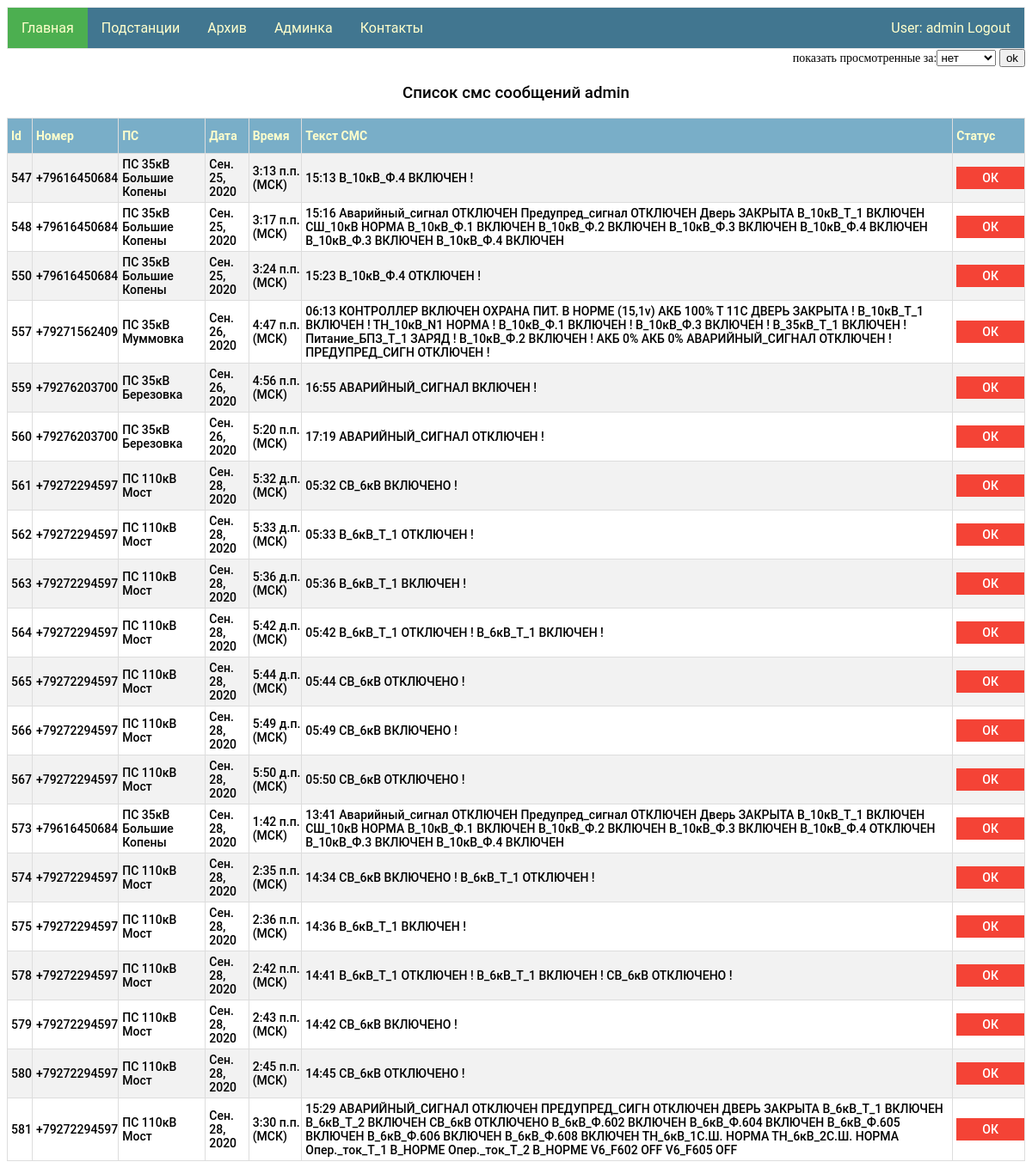
The app's page / (signed in), older data.
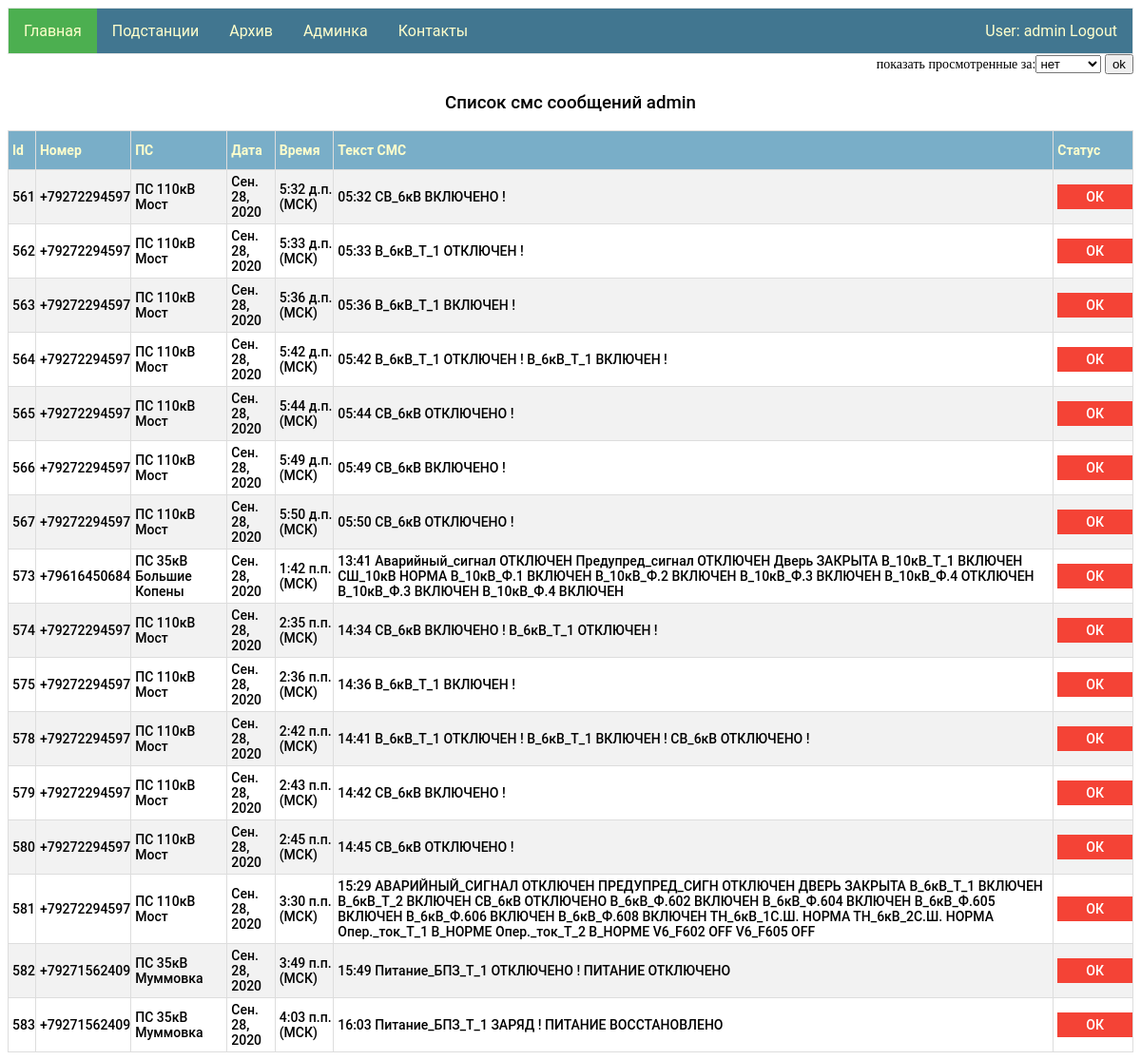
The same page, newer data.
### my_app/models.py (models this page shows)
class Viewed_messages(models.Model):
    id_SMS = models.ForeignKey(Sms_message, on_delete = models.CASCADE)
    user = models.ForeignKey(User, on_delete=models.CASCADE)
    status_view = models.BooleanField()
    datetime_view = models.DateTimeField(null=True, blank=True)
    sms_notification = models.BooleanField()

class Sms_message(models.Model):
    number = models.CharField(max_length=12)
    date = models.DateField()
    time = models.TimeField()
    text_sms = models.TextField()
    ps = models.ForeignKey(Ps, on_delete=models.CASCADE)

class Ps(models.Model):
    name = models.CharField(max_length=100, primary_key=True)
    tel_number = models.CharField(max_length=12)
    res = models.ForeignKey(Group, on_delete=models.CASCADE)

### my_app/views.py (the view)
# urls.py: path('', views.index,),
@login_required
def index(request):
    toolView = ToolForView()
    choice = ChoiceForm()
    try:
        selected_interval = request.session['choice_status']
    except KeyError:
        selected_interval = request.session['choice_status'] = 'False'
    if request.POST:
        selected_interval = request.session['choice_status'] = request.POST['choice']
    user_name = request.user.username
    time_zone = " (МСК)"
    messages = toolView.check_view(user_name, selected_interval)
    data = {"messages": messages, "username": user_name, "time_zone": time_zone, 'choiceForm': choice,}
    return render(request, "index.html", context=data)

### my_app/form.py
class ChoiceForm(forms.Form):
   INTERVAL_CHOICES = (
      (False, "нет"),
      (1, "сутки"),
      (7, "неделю"),
      (30, "месяц"),
   )
   choice = forms.ChoiceField(choices=INTERVAL_CHOICES, label="показать просмотренные за")

### tm_project_django/clases/classes_for_view/classes_for_view.py (called while the page is built)
    def check_view(self, user_name, selected_interval):
        if selected_interval != 'False':
            delta = datetime.now() - timedelta(days=int(selected_interval))
            return Viewed_messages.objects.filter(user__username=user_name, status_view=True, id_SMS__date__gte=delta)
        else:
            return Viewed_messages.objects.filter(user__username=user_name, status_view=False)

### my_app/templates/index.html (shortened to what this page needs)
{% extends "base.html" %}
{% block li1 %}<a class="active" href="/">Главная</a>{% endblock li1 %}
{% block logic1 %}
<form class="left" method="POST">
        {{choiceForm}}
        <input type="submit" value="ok">
    </form>
<div id="display">
{% if messages.count > 0 %}
    <h3>Список смс сообщений {{username}}</h3>
    <table id ="customers">
        <tr><th>Id</th><th>Номер</th><th>ПС</th><th>Дата</th><th>Время</th><th>Текст СМС</th><th>Статус</th></tr>
         {% for  message in messages %}
        <tr>
            <td >{{ message.id_SMS.id }}</td>
            <td>{{ message.id_SMS.number }}</td>
            <td>{{ message.id_SMS.ps.name }}</td>
            <td>{{ message.id_SMS.date }}</td>
            <td>{{ message.id_SMS.time }}{{time_zone}}</td>
            <td>{{ message.id_SMS.text_sms }}</td>
            <td>
                {% if message.status_view %}
                <img src="/static/admin/img/icon-yes.svg" alt="True">
                {% else %}
                <a id="para1" href="view_sms/{{message.id}}">ОК</a>
                {% endif %}
            </td>
        </tr>
    {% endfor %}
    </table>
    {% else %}
     <h3>Нет новых смс сообщений {{username}}</h3>
    {% endif %}
</div>
{% endblock logic1 %}

Row changes from the older to the newer data that the page shows:
no longer on this page (row edited): Viewed_messages: id_SMS.id "547", id_SMS.number "+79616450684", id_SMS.ps.name "ПС 35кВ Большие Копены", id_SMS "Сен. 25, 2020", id_SMS.time "3:13 п.п.", time_zone "(МСК)", id_SMS.text_sms "15:13 В_10кВ_Ф.4 ВКЛЮЧЕН !"
removed Viewed_messages: id_SMS.id "548", id_SMS.number "+79616450684", id_SMS.ps.name "ПС 35кВ Большие Копены", id_SMS "Сен. 25, 2020", id_SMS.time "3:17 п.п.", time_zone "(МСК)", id_SMS.text_sms "15:16 Аварийный_сигнал ОТКЛЮЧЕН Предупред_сигнал ОТКЛЮЧЕН Дверь ЗАКРЫТА В_10кВ_Т_1 ВКЛЮЧЕН СШ_10кВ НОРМА В_10кВ_Ф.1 ВКЛЮЧЕН В_10кВ_Ф.2 ВКЛЮЧЕН В_10кВ_Ф.3 ВКЛЮЧЕН В_10кВ_Ф.4 ВКЛЮЧЕН В_10кВ_Ф.3 ВКЛЮЧЕН В_10кВ_Ф.4 ВКЛЮЧЕН"
no longer on this page (row edited): Viewed_messages: id_SMS.id "550", id_SMS.number "+79616450684", id_SMS.ps.name "ПС 35кВ Большие Копены", id_SMS "Сен. 25, 2020", id_SMS.time "3:24 п.п.", time_zone "(МСК)", id_SMS.text_sms "15:23 В_10кВ_Ф.4 ОТКЛЮЧЕН !"
no longer on this page (row edited): Viewed_messages: id_SMS.id "557", id_SMS.number "+79271562409", id_SMS.ps.name "ПС 35кВ Муммовка", id_SMS "Сен. 26, 2020", id_SMS.time "4:47 п.п.", time_zone "(МСК)", id_SMS.text_sms "06:13 КОНТРОЛЛЕР ВКЛЮЧЕН ОХРАНА ПИТ. В НОРМЕ (15,1v) АКБ 100% Т 11C ДВЕРЬ ЗАКРЫТА ! В_10кВ_Т_1 ВКЛЮЧЕН ! ТН_10кВ_N1 НОРМА ! В_10кВ_Ф.1 ВКЛЮЧЕН ! В_10кВ_Ф.3 ВКЛЮЧЕН ! В_35кВ_Т_1 ВКЛЮЧЕН ! Питание_БПЗ_Т_1 ЗАРЯД ! В_10кВ_Ф.2 ВКЛЮЧЕН ! АКБ 0% АКБ 0% АВАРИЙНЫЙ_СИГНАЛ ОТКЛЮЧЕН ! ПРЕДУПРЕД_СИГН ОТКЛЮЧЕН !"
no longer on this page (row edited): Viewed_messages: id_SMS.id "559", id_SMS.number "+79276203700", id_SMS.ps.name "ПС 35кВ Березовка", id_SMS "Сен. 26, 2020", id_SMS.time "4:56 п.п.", time_zone "(МСК)", id_SMS.text_sms "16:55 АВАРИЙНЫЙ_СИГНАЛ ВКЛЮЧЕН !"
no longer on this page (row edited): Viewed_messages: id_SMS.id "560", id_SMS.number "+79276203700", id_SMS.ps.name "ПС 35кВ Березовка", id_SMS "Сен. 26, 2020", id_SMS.time "5:20 п.п.", time_zone "(МСК)", id_SMS.text_sms "17:19 АВАРИЙНЫЙ_СИГНАЛ ОТКЛЮЧЕН !"
added Viewed_messages: id_SMS.id "582", id_SMS.number "+79271562409", id_SMS.ps.name "ПС 35кВ Муммовка", id_SMS "Сен. 28, 2020", id_SMS.time "3:49 п.п.", time_zone "(МСК)", id_SMS.text_sms "15:49 Питание_БПЗ_Т_1 ОТКЛЮЧЕНО ! ПИТАНИЕ ОТКЛЮЧЕНО"
added Viewed_messages: id_SMS.id "583", id_SMS.number "+79271562409", id_SMS.ps.name "ПС 35кВ Муммовка", id_SMS "Сен. 28, 2020", id_SMS.time "4:03 п.п.", time_zone "(МСК)", id_SMS.text_sms "16:03 Питание_БПЗ_Т_1 ЗАРЯД ! ПИТАНИЕ ВОССТАНОВЛЕНО"
